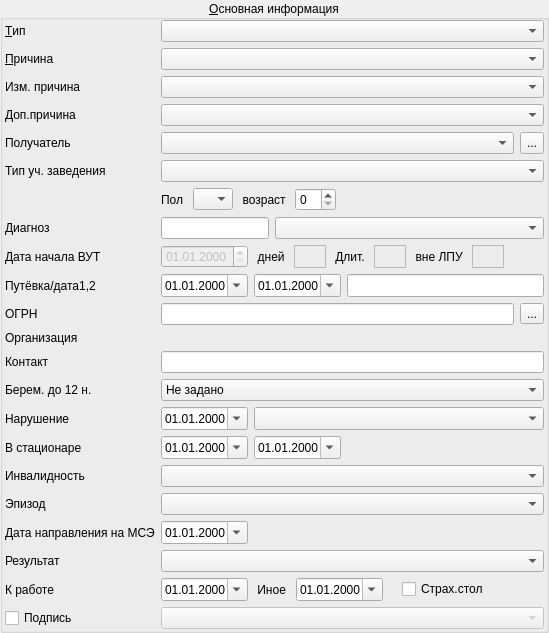
        <widget class="QGroupBox" name="grpMainInfo">
         <property name="sizePolicy">
          <sizepolicy hsizetype="Maximum" vsizetype="Maximum">
           <horstretch>0</horstretch>
           <verstretch>0</verstretch>
          </sizepolicy>
         </property>
         <property name="title">
          <string>&amp;Основная информация</string>
         </property>
         <property name="alignment">
          <set>Qt::AlignCenter</set>
         </property>
         <property name="flat">
          <bool>false</bool>
         </property>
         <layout class="QGridLayout" name="gridLayout_6">
          <property name="leftMargin">
           <number>2</number>
          </property>
          <property name="topMargin">
           <number>0</number>
          </property>
          <property name="rightMargin">
           <number>2</number>
          </property>
          <property name="bottomMargin">
           <number>1</number>
          </property>
          <item row="3" column="1" colspan="3">
           <widget class="CRBComboBox" name="cmbExtraReason">
            <property name="sizePolicy">
             <sizepolicy hsizetype="Preferred" vsizetype="Preferred">
              <horstretch>0</horstretch>
              <verstretch>0</verstretch>
             </sizepolicy>
            </property>
           </widget>
          </item>
          <item row="7" column="1">
           <widget class="CICDCodeEditEx" name="edtDiagnosis">
            <property name="enabled">
             <bool>true</bool>
            </property>
            <property name="sizePolicy">
             <sizepolicy hsizetype="Fixed" vsizetype="Minimum">
              <horstretch>0</horstretch>
              <verstretch>0</verstretch>
             </sizepolicy>
            </property>
           </widget>
          </item>
          <item row="9" column="1" colspan="3">
           <layout class="QHBoxLayout" name="horizontalLayout_3">
            <item>
             <widget class="CDateEdit" name="edtBegDatePermit">
              <property name="sizePolicy">
               <sizepolicy hsizetype="Fixed" vsizetype="Fixed">
                <horstretch>0</horstretch>
                <verstretch>0</verstretch>
               </sizepolicy>
              </property>
              <property name="displayFormat">
               <string>dd.MM.yyyy</string>
              </property>
              <property name="calendarPopup">
               <bool>true</bool>
              </property>
             </widget>
            </item>
            <item>
             <widget class="CDateEdit" name="edtEndDatePermit">
              <property name="sizePolicy">
               <sizepolicy hsizetype="Fixed" vsizetype="Fixed">
                <horstretch>0</horstretch>
                <verstretch>0</verstretch>
               </sizepolicy>
              </property>
              <property name="displayFormat">
               <string>dd.MM.yyyy</string>
              </property>
              <property name="calendarPopup">
               <bool>true</bool>
              </property>
             </widget>
            </item>
            <item>
             <widget class="QLineEdit" name="edtNumberPermit">
              <property name="sizePolicy">
               <sizepolicy hsizetype="Preferred" vsizetype="Minimum">
                <horstretch>0</horstretch>
                <verstretch>0</verstretch>
               </sizepolicy>
              </property>
              <property name="inputMask">
               <string>9999999; </string>
              </property>
             </widget>
            </item>
           </layout>
          </item>
          <item row="3" column="0">
           <widget class="QLabel" name="lblExtraReason">
            <property name="text">
             <string>Доп.причина</string>
            </property>
            <property name="buddy">
             <cstring>cmbExtraReason</cstring>
            </property>
           </widget>
          </item>
          <item row="0" column="0">
           <widget class="QLabel" name="lblDoctype">
            <property name="text">
             <string>&amp;Тип</string>
            </property>
            <property name="buddy">
             <cstring>cmbDoctype</cstring>
            </property>
           </widget>
          </item>
          <item row="4" column="0">
           <widget class="QLabel" name="lblReceiver">
            <property name="text">
             <string>Получатель</string>
            </property>
            <property name="buddy">
             <cstring>cmbReceiver</cstring>
            </property>
           </widget>
          </item>
          <item row="4" column="3">
           <widget class="QToolButton" name="btnClientRelations">
            <property name="sizePolicy">
             <sizepolicy hsizetype="Fixed" vsizetype="Preferred">
              <horstretch>0</horstretch>
              <verstretch>0</verstretch>
             </sizepolicy>
            </property>
            <property name="toolTip">
             <string>Связи пациента</string>
            </property>
            <property name="text">
             <string>...</string>
            </property>
           </widget>
          </item>
          <item row="4" column="1" colspan="2">
           <widget class="CClientRelationSimpleComboBox" name="cmbReceiver">
            <property name="sizePolicy">
             <sizepolicy hsizetype="Preferred" vsizetype="Preferred">
              <horstretch>0</horstretch>
              <verstretch>0</verstretch>
             </sizepolicy>
            </property>
           </widget>
          </item>
          <item row="1" column="0">
           <widget class="QLabel" name="lblReason">
            <property name="text">
             <string>&amp;Причина</string>
            </property>
            <property name="buddy">
             <cstring>cmbReason</cstring>
            </property>
           </widget>
          </item>
          <item row="0" column="1" colspan="3">
           <widget class="CRBComboBox" name="cmbDoctype">
            <property name="sizePolicy">
             <sizepolicy hsizetype="Preferred" vsizetype="Preferred">
              <horstretch>0</horstretch>
              <verstretch>0</verstretch>
             </sizepolicy>
            </property>
           </widget>
          </item>
          <item row="1" column="1" colspan="3">
           <widget class="CRBComboBox" name="cmbReason">
            <property name="sizePolicy">
             <sizepolicy hsizetype="Preferred" vsizetype="Preferred">
              <horstretch>0</horstretch>
              <verstretch>0</verstretch>
             </sizepolicy>
            </property>
           </widget>
          </item>
          <item row="13" column="0">
           <widget class="QLabel" name="lblInfContact">
            <property name="text">
             <string>Контакт</string>
            </property>
            <property name="buddy">
             <cstring>edtInfContact</cstring>
            </property>
           </widget>
          </item>
          <item row="6" column="1" colspan="3">
           <layout class="QHBoxLayout" name="horizontalLayout">
            <item>
             <widget class="QLabel" name="lblOtherSex">
              <property name="text">
               <string>Пол </string>
              </property>
              <property name="buddy">
               <cstring>cmbOtherSex</cstring>
              </property>
             </widget>
            </item>
            <item>
             <widget class="CROComboBox" name="cmbOtherSex">
              <property name="sizePolicy">
               <sizepolicy hsizetype="Fixed" vsizetype="Maximum">
                <horstretch>0</horstretch>
                <verstretch>0</verstretch>
               </sizepolicy>
              </property>
              <property name="minimumSize">
               <size>
                <width>40</width>
                <height>0</height>
               </size>
              </property>
              <property name="maximumSize">
               <size>
                <width>40</width>
                <height>16777215</height>
               </size>
              </property>
              <item>
               <property name="text">
                <string/>
               </property>
              </item>
              <item>
               <property name="text">
                <string>М</string>
               </property>
              </item>
              <item>
               <property name="text">
                <string>Ж</string>
               </property>
              </item>
             </widget>
            </item>
            <item>
             <widget class="QLabel" name="lblOtherAge">
              <property name="text">
               <string> возраст </string>
              </property>
              <property name="alignment">
               <set>Qt::AlignRight|Qt::AlignTrailing|Qt::AlignVCenter</set>
              </property>
             </widget>
            </item>
            <item>
             <widget class="QSpinBox" name="edtOtherAge">
              <property name="sizePolicy">
               <sizepolicy hsizetype="Minimum" vsizetype="Minimum">
                <horstretch>0</horstretch>
                <verstretch>0</verstretch>
               </sizepolicy>
              </property>
             </widget>
            </item>
            <item>
             <spacer name="horizontalSpacer_2">
              <property name="orientation">
               <enum>Qt::Horizontal</enum>
              </property>
              <property name="sizeHint" stdset="0">
               <size>
                <width>40</width>
                <height>20</height>
               </size>
              </property>
             </spacer>
            </item>
           </layout>
          </item>
          <item row="7" column="0">
           <widget class="QLabel" name="lblDiagnosis">
            <property name="enabled">
             <bool>true</bool>
            </property>
            <property name="text">
             <string>Диагноз</string>
            </property>
            <property name="buddy">
             <cstring>edtDiagnosis</cstring>
            </property>
           </widget>
          </item>
          <item row="15" column="1" colspan="3">
           <layout class="QHBoxLayout" name="horizontalLayout_7">
            <item>
             <widget class="CDateEdit" name="edtBreakDate">
              <property name="sizePolicy">
               <sizepolicy hsizetype="Fixed" vsizetype="Fixed">
                <horstretch>0</horstretch>
                <verstretch>0</verstretch>
               </sizepolicy>
              </property>
              <property name="displayFormat">
               <string>dd.MM.yyyy</string>
              </property>
              <property name="calendarPopup">
               <bool>true</bool>
              </property>
             </widget>
            </item>
            <item>
             <widget class="CRBComboBox" name="cmbBreak">
              <property name="sizePolicy">
               <sizepolicy hsizetype="Preferred" vsizetype="Minimum">
                <horstretch>0</horstretch>
                <verstretch>0</verstretch>
               </sizepolicy>
              </property>
             </widget>
            </item>
           </layout>
          </item>
          <item row="8" column="1" colspan="3">
           <layout class="QHBoxLayout" name="horizontalLayout_6">
            <item>
             <widget class="CDateEdit" name="edtCaseBegDate">
              <property name="enabled">
               <bool>false</bool>
              </property>
              <property name="displayFormat">
               <string>dd.MM.yyyy</string>
              </property>
             </widget>
            </item>
            <item>
             <widget class="QLabel" name="lblCaseLength">
              <property name="text">
               <string> дней </string>
              </property>
              <property name="alignment">
               <set>Qt::AlignRight|Qt::AlignTrailing|Qt::AlignVCenter</set>
              </property>
             </widget>
            </item>
            <item>
             <widget class="QLabel" name="lblCaseLengthValue">
              <property name="sizePolicy">
               <sizepolicy hsizetype="Preferred" vsizetype="Minimum">
                <horstretch>0</horstretch>
                <verstretch>0</verstretch>
               </sizepolicy>
              </property>
              <property name="minimumSize">
               <size>
                <width>32</width>
                <height>0</height>
               </size>
              </property>
              <property name="toolTip">
               <string>Длительность ВУТ</string>
              </property>
              <property name="frameShape">
               <enum>QFrame::StyledPanel</enum>
              </property>
              <property name="frameShadow">
               <enum>QFrame::Sunken</enum>
              </property>
              <property name="text">
               <string/>
              </property>
             </widget>
            </item>
            <item>
             <widget class="QLabel" name="lblLengthValueTool">
              <property name="toolTip">
               <string/>
              </property>
              <property name="text">
               <string> Длит. </string>
              </property>
             </widget>
            </item>
            <item>
             <widget class="QLabel" name="lblLengthValue">
              <property name="sizePolicy">
               <sizepolicy hsizetype="Preferred" vsizetype="Minimum">
                <horstretch>0</horstretch>
                <verstretch>0</verstretch>
               </sizepolicy>
              </property>
              <property name="minimumSize">
               <size>
                <width>32</width>
                <height>0</height>
               </size>
              </property>
              <property name="toolTip">
               <string>Длительность Периода</string>
              </property>
              <property name="frameShape">
               <enum>QFrame::StyledPanel</enum>
              </property>
              <property name="frameShadow">
               <enum>QFrame::Sunken</enum>
              </property>
              <property name="text">
               <string/>
              </property>
             </widget>
            </item>
            <item>
             <widget class="QLabel" name="lblExternalLength">
              <property name="text">
               <string> вне ЛПУ </string>
              </property>
              <property name="alignment">
               <set>Qt::AlignRight|Qt::AlignTrailing|Qt::AlignVCenter</set>
              </property>
             </widget>
            </item>
            <item>
             <widget class="QLabel" name="lblExternalLengthValue">
              <property name="sizePolicy">
               <sizepolicy hsizetype="Preferred" vsizetype="Minimum">
                <horstretch>0</horstretch>
                <verstretch>0</verstretch>
               </sizepolicy>
              </property>
              <property name="minimumSize">
               <size>
                <width>32</width>
                <height>0</height>
               </size>
              </property>
              <property name="toolTip">
               <string>Длительность Периода вне ЛПУ</string>
              </property>
              <property name="frameShape">
               <enum>QFrame::StyledPanel</enum>
              </property>
              <property name="frameShadow">
               <enum>QFrame::Sunken</enum>
              </property>
              <property name="text">
               <string/>
              </property>
             </widget>
            </item>
            <item>
             <spacer name="horizontalSpacer_6">
              <property name="orientation">
               <enum>Qt::Horizontal</enum>
              </property>
              <property name="sizeHint" stdset="0">
               <size>
                <width>40</width>
                <height>20</height>
               </size>
              </property>
             </spacer>
            </item>
           </layout>
          </item>
          <item row="14" column="1" colspan="3">
           <widget class="CROComboBox" name="cmbAccountPregnancyTo12Weeks">
            <property name="sizePolicy">
             <sizepolicy hsizetype="Preferred" vsizetype="Preferred">
              <horstretch>0</horstretch>
              <verstretch>0</verstretch>
             </sizepolicy>
            </property>
            <item>
             <property name="text">
              <string>Не задано</string>
             </property>
            </item>
            <item>
             <property name="text">
              <string>Нет</string>
             </property>
            </item>
            <item>
             <property name="text">
              <string>Да</string>
             </property>
            </item>
           </widget>
          </item>
          <item row="16" column="0">
           <widget class="QLabel" name="lblPresenceStationary">
            <property name="text">
             <string>В стационаре</string>
            </property>
            <property name="buddy">
             <cstring>edtBegDateStationary</cstring>
            </property>
           </widget>
          </item>
          <item row="17" column="0">
           <widget class="QLabel" name="lblDisability">
            <property name="text">
             <string>Инвалидность</string>
            </property>
            <property name="buddy">
             <cstring>cmbDisability</cstring>
            </property>
           </widget>
          </item>
          <item row="21" column="1" colspan="3">
           <widget class="CRBComboBox" name="cmbResult">
            <property name="sizePolicy">
             <sizepolicy hsizetype="Preferred" vsizetype="Maximum">
              <horstretch>0</horstretch>
              <verstretch>0</verstretch>
             </sizepolicy>
            </property>
           </widget>
          </item>
          <item row="17" column="1" colspan="3">
           <widget class="CRBComboBox" name="cmbDisability">
            <property name="sizePolicy">
             <sizepolicy hsizetype="Preferred" vsizetype="Maximum">
              <horstretch>0</horstretch>
              <verstretch>0</verstretch>
             </sizepolicy>
            </property>
           </widget>
          </item>
          <item row="10" column="3">
           <widget class="QToolButton" name="btnSelectHeadOrganisation">
            <property name="text">
             <string>...</string>
            </property>
           </widget>
          </item>
          <item row="12" column="1" colspan="3">
           <widget class="QLabel" name="lblOrganisationOGRN">
            <property name="sizePolicy">
             <sizepolicy hsizetype="Preferred" vsizetype="Minimum">
              <horstretch>0</horstretch>
              <verstretch>0</verstretch>
             </sizepolicy>
            </property>
           </widget>
          </item>
          <item row="22" column="1" colspan="3">
           <layout class="QHBoxLayout" name="horizontalLayout_5">
            <item>
             <widget class="CDateEdit" name="edtResultDate">
              <property name="sizePolicy">
               <sizepolicy hsizetype="Fixed" vsizetype="Fixed">
                <horstretch>0</horstretch>
                <verstretch>0</verstretch>
               </sizepolicy>
              </property>
              <property name="displayFormat">
               <string>dd.MM.yyyy</string>
              </property>
              <property name="calendarPopup">
               <bool>true</bool>
              </property>
             </widget>
            </item>
            <item>
             <widget class="QLabel" name="lblResultOtherwiseDate">
              <property name="text">
               <string> Иное </string>
              </property>
              <property name="buddy">
               <cstring>edtResultOtherwiseDate</cstring>
              </property>
             </widget>
            </item>
            <item>
             <widget class="CDateEdit" name="edtResultOtherwiseDate">
              <property name="sizePolicy">
               <sizepolicy hsizetype="Fixed" vsizetype="Fixed">
                <horstretch>0</horstretch>
                <verstretch>0</verstretch>
               </sizepolicy>
              </property>
              <property name="displayFormat">
               <string>dd.MM.yyyy</string>
              </property>
              <property name="calendarPopup">
               <bool>true</bool>
              </property>
             </widget>
            </item>
            <item>
             <widget class="QLabel" name="label">
              <property name="text">
               <string/>
              </property>
             </widget>
            </item>
            <item>
             <widget class="QCheckBox" name="chkInsuranceOfficeMark">
              <property name="text">
               <string>Страх.стол</string>
              </property>
             </widget>
            </item>
            <item>
             <spacer name="horizontalSpacer_5">
              <property name="orientation">
               <enum>Qt::Horizontal</enum>
              </property>
              <property name="sizeHint" stdset="0">
               <size>
                <width>40</width>
                <height>20</height>
               </size>
              </property>
             </spacer>
            </item>
           </layout>
          </item>
          <item row="10" column="1" colspan="2">
           <widget class="QLineEdit" name="edtOGRN">
            <property name="sizePolicy">
             <sizepolicy hsizetype="Preferred" vsizetype="Minimum">
              <horstretch>0</horstretch>
              <verstretch>0</verstretch>
             </sizepolicy>
            </property>
            <property name="inputMask">
             <string>999999999999900; </string>
            </property>
           </widget>
          </item>
          <item row="10" column="0">
           <widget class="QLabel" name="lblOGRN">
            <property name="text">
             <string>ОГРН</string>
            </property>
            <property name="buddy">
             <cstring>edtOGRN</cstring>
            </property>
           </widget>
          </item>
          <item row="21" column="0">
           <widget class="QLabel" name="lblResult">
            <property name="text">
             <string>Результат</string>
            </property>
            <property name="buddy">
             <cstring>cmbResult</cstring>
            </property>
           </widget>
          </item>
          <item row="14" column="0">
           <widget class="QLabel" name="lblAccountPregnancyTo12Weeks">
            <property name="text">
             <string>Берем. до 12 н.</string>
            </property>
            <property name="buddy">
             <cstring>cmbAccountPregnancyTo12Weeks</cstring>
            </property>
           </widget>
          </item>
          <item row="7" column="2" colspan="2">
           <widget class="CRBComboBox" name="cmbDiseaseCharacter">
            <property name="sizePolicy">
             <sizepolicy hsizetype="Preferred" vsizetype="Preferred">
              <horstretch>0</horstretch>
              <verstretch>0</verstretch>
             </sizepolicy>
            </property>
           </widget>
          </item>
          <item row="9" column="0">
           <widget class="QLabel" name="lblPermit">
            <property name="text">
             <string>Путёвка/дата1,2</string>
            </property>
           </widget>
          </item>
          <item row="12" column="0">
           <widget class="QLabel" name="lblOrganisation">
            <property name="text">
             <string>Организация</string>
            </property>
           </widget>
          </item>
          <item row="16" column="1" colspan="3">
           <layout class="QHBoxLayout" name="horizontalLayout_4">
            <item>
             <widget class="CDateEdit" name="edtBegDateStationary">
              <property name="sizePolicy">
               <sizepolicy hsizetype="Fixed" vsizetype="Fixed">
                <horstretch>0</horstretch>
                <verstretch>0</verstretch>
               </sizepolicy>
              </property>
              <property name="displayFormat">
               <string>dd.MM.yyyy</string>
              </property>
              <property name="calendarPopup">
               <bool>true</bool>
              </property>
             </widget>
            </item>
            <item>
             <widget class="CDateEdit" name="edtEndDateStationary">
              <property name="sizePolicy">
               <sizepolicy hsizetype="Fixed" vsizetype="Fixed">
                <horstretch>0</horstretch>
                <verstretch>0</verstretch>
               </sizepolicy>
              </property>
              <property name="displayFormat">
               <string>dd.MM.yyyy</string>
              </property>
              <property name="calendarPopup">
               <bool>true</bool>
              </property>
             </widget>
            </item>
            <item>
             <spacer name="horizontalSpacer">
              <property name="orientation">
               <enum>Qt::Horizontal</enum>
              </property>
              <property name="sizeHint" stdset="0">
               <size>
                <width>40</width>
                <height>20</height>
               </size>
              </property>
             </spacer>
            </item>
           </layout>
          </item>
          <item row="8" column="0">
           <widget class="QLabel" name="lblCaseBegDate">
            <property name="text">
             <string>Дата начала ВУТ</string>
            </property>
            <property name="buddy">
             <cstring>edtCaseBegDate</cstring>
            </property>
           </widget>
          </item>
          <item row="22" column="0">
           <widget class="QLabel" name="lblResultDate">
            <property name="text">
             <string>К работе</string>
            </property>
            <property name="buddy">
             <cstring>edtResultDate</cstring>
            </property>
           </widget>
          </item>
          <item row="2" column="0">
           <widget class="QLabel" name="lblChangedReason">
            <property name="text">
             <string>Изм. причина</string>
            </property>
           </widget>
          </item>
          <item row="2" column="1" colspan="3">
           <widget class="CRBComboBox" name="cmbChangedReason"/>
          </item>
          <item row="15" column="0">
           <widget class="QLabel" name="lblTempInvalidBreak">
            <property name="text">
             <string>Нарушение</string>
            </property>
            <property name="buddy">
             <cstring>edtBreakDate</cstring>
            </property>
           </widget>
          </item>
          <item row="5" column="1" colspan="3">
           <widget class="CRBComboBox" name="cmbTypeEducationalInstitution">
            <property name="sizePolicy">
             <sizepolicy hsizetype="Preferred" vsizetype="Preferred">
              <horstretch>0</horstretch>
              <verstretch>0</verstretch>
             </sizepolicy>
            </property>
           </widget>
          </item>
          <item row="23" column="0">
           <widget class="QCheckBox" name="chkUserCert">
            <property name="sizePolicy">
             <sizepolicy hsizetype="Preferred" vsizetype="Preferred">
              <horstretch>0</horstretch>
              <verstretch>0</verstretch>
             </sizepolicy>
            </property>
            <property name="text">
             <string>Подпись</string>
            </property>
           </widget>
          </item>
          <item row="23" column="1" colspan="3">
           <widget class="CCertComboBox" name="cmbUserCert">
            <property name="enabled">
             <bool>false</bool>
            </property>
            <property name="sizePolicy">
             <sizepolicy hsizetype="Preferred" vsizetype="Preferred">
              <horstretch>0</horstretch>
              <verstretch>0</verstretch>
             </sizepolicy>
            </property>
            <property name="sizeAdjustPolicy">
             <enum>QComboBox::AdjustToMinimumContentsLength</enum>
            </property>
           </widget>
          </item>
          <item row="5" column="0">
           <widget class="QLabel" name="lblTypeEducationalInstitution">
            <property name="text">
             <string>Тип уч. заведения</string>
            </property>
            <property name="buddy">
             <cstring>cmbTypeEducationalInstitution</cstring>
            </property>
           </widget>
          </item>
          <item row="13" column="1" colspan="3">
           <widget class="QLineEdit" name="edtInfContact">
            <property name="sizePolicy">
             <sizepolicy hsizetype="Preferred" vsizetype="Minimum">
              <horstretch>0</horstretch>
              <verstretch>0</verstretch>
             </sizepolicy>
            </property>
            <property name="toolTip">
             <string>Контакт с инфекционными больными</string>
            </property>
            <property name="inputMask">
             <string/>
            </property>
           </widget>
          </item>
          <item row="18" column="0">
           <widget class="QLabel" name="lblEvent">
            <property name="text">
             <string>Эпизод</string>
            </property>
            <property name="buddy">
             <cstring>cmbEvent</cstring>
            </property>
           </widget>
          </item>
          <item row="18" column="1" colspan="3">
           <widget class="CClientEventsComboBox" name="cmbEvent">
            <property name="sizePolicy">
             <sizepolicy hsizetype="Preferred" vsizetype="Preferred">
              <horstretch>0</horstretch>
              <verstretch>0</verstretch>
             </sizepolicy>
            </property>
           </widget>
          </item>
          <item row="19" column="0">
           <widget class="QLabel" name="lblMseDate">
            <property name="text">
             <string>Дата направления на МСЭ</string>
            </property>
            <property name="buddy">
             <cstring>edtBegDateStationary</cstring>
            </property>
           </widget>
          </item>
          <item row="19" column="1">
           <widget class="CDateEdit" name="edtMseDate">
            <property name="sizePolicy">
             <sizepolicy hsizetype="Fixed" vsizetype="Fixed">
              <horstretch>0</horstretch>
              <verstretch>0</verstretch>
             </sizepolicy>
            </property>
            <property name="displayFormat">
             <string>dd.MM.yyyy</string>
            </property>
            <property name="calendarPopup">
             <bool>true</bool>
            </property>
           </widget>
          </item>
         </layout>
        </widget>
